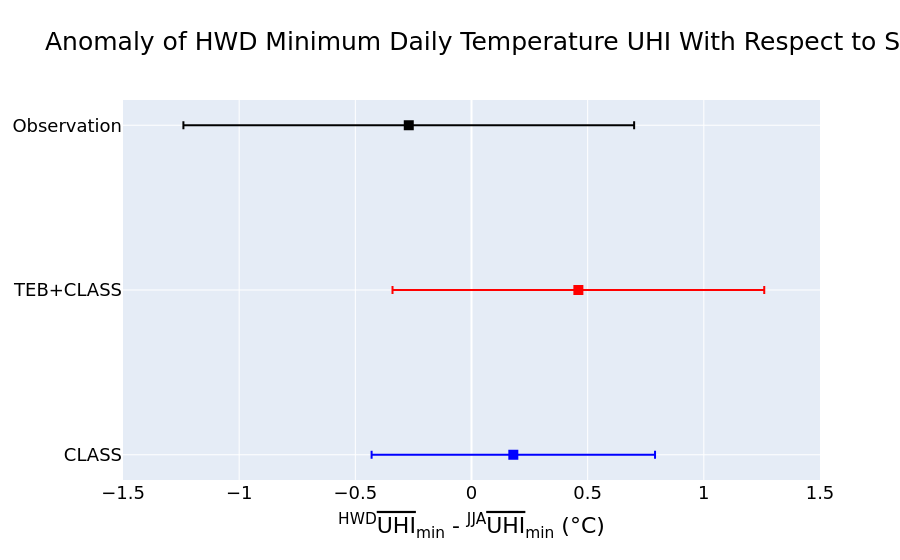

Notebook cell for this chart:
### Code cell
labels  = ['Observation', 'TEB+CLASS', 'CLASS']
colors  = ['black', 'red', 'blue']

fig = go.Figure()

for label, anom, err, color in zip(labels, anomaly, errors, colors):
    fig.add_trace(go.Scatter(
        x=np.round([anom],2),
        y=[label],
        marker=dict(symbol='square', size=10, color=color),
        error_x=dict(type='data', array=np.round([err],2), visible=True, color=color),
        name=label,
        showlegend=False,
        textfont=dict(color=color, size=11),
    ))

fig.update_layout(
    title=f'Anomaly of HWD Minimum Daily Temperature UHI With Respect to Summer Average',
    xaxis_title='<sup>HWD</sup><span style="text-decoration: overline;">UHI</span><sub>min</sub> - <sup>JJA</sup><span style="text-decoration: overline;">UHI</span><sub>min</sub> (°C)',
    xaxis=dict(range=[-1.5, 1.5]),
    yaxis=dict(autorange='reversed'),
    font=FONT
)

fig.show()
# fig.write_html('/runoff/gulley/UHI_plots/hwd_anomalies/tasmin_UHI_JJA_anom.html')

### Figure 1 — Plotly figure (JSON) as saved in the notebook; plotly's stock layout.template omitted (floating-point values rounded to 4 significant figures)
{"data": [{"error_x": {"array": [0.97], "color": "black", "type": "data", "visible": true}, "marker": {"color": "black", "size": 10, "symbol": "square"}, "name": "Observation", "showlegend": false, "textfont": {"color": "black", "size": 11}, "type": "scatter", "x": [-0.27], "y": ["Observation"]}, {"error_x": {"array": [0.8], "color": "red", "type": "data", "visible": true}, "marker": {"color": "red", "size": 10, "symbol": "square"}, "name": "TEB+CLASS", "showlegend": false, "textfont": {"color": "red", "size": 11}, "type": "scatter", "x": [0.46], "y": ["TEB+CLASS"]}, {"error_x": {"array": [0.61], "color": "blue", "type": "data", "visible": true}, "marker": {"color": "blue", "size": 10, "symbol": "square"}, "name": "CLASS", "showlegend": false, "textfont": {"color": "blue", "size": 11}, "type": "scatter", "x": [0.18], "y": ["CLASS"]}], "layout": {"font": {"color": "black", "family": "DejaVu Sans", "size": 18}, "title": {"text": "Anomaly of HWD Minimum Daily Temperature UHI With Respect to Summer Average"}, "xaxis": {"range": [-1.5, 1.5], "title": {"text": "<sup>HWD</sup><span style=\"text-decoration: overline;\">UHI</span><sub>min</sub> - <sup>JJA</sup><span style=\"text-decoration: overline;\">UHI</span><sub>min</sub> (°C)"}}, "yaxis": {"autorange": "reversed"}}}
